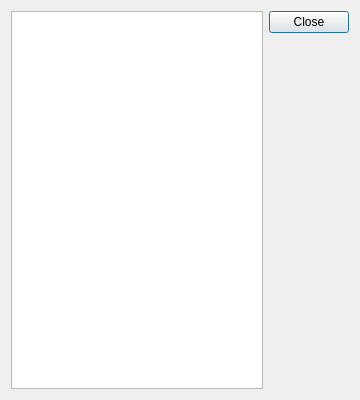
<?xml version="1.0" encoding="UTF-8"?>
<ui version="4.0">
 <class>FoldersDialog</class>
 <widget class="QDialog" name="FoldersDialog">
  <property name="geometry">
   <rect>
    <x>0</x>
    <y>0</y>
    <width>360</width>
    <height>400</height>
   </rect>
  </property>
  <property name="minimumSize">
   <size>
    <width>320</width>
    <height>400</height>
   </size>
  </property>
  <property name="windowTitle">
   <string>Folders</string>
  </property>
  <layout class="QGridLayout" name="gridLayout">
   <item row="1" column="0">
    <widget class="QListWidget" name="listWidget"/>
   </item>
   <item row="1" column="2">
    <widget class="QDialogButtonBox" name="buttonBox">
     <property name="orientation">
      <enum>Qt::Vertical</enum>
     </property>
     <property name="standardButtons">
      <set>QDialogButtonBox::Close</set>
     </property>
    </widget>
   </item>
  </layout>
 </widget>
 <resources/>
 <connections>
  <connection>
   <sender>buttonBox</sender>
   <signal>accepted()</signal>
   <receiver>FoldersDialog</receiver>
   <slot>accept()</slot>
   <hints>
    <hint type="sourcelabel">
     <x>248</x>
     <y>254</y>
    </hint>
    <hint type="destinationlabel">
     <x>157</x>
     <y>274</y>
    </hint>
   </hints>
  </connection>
  <connection>
   <sender>buttonBox</sender>
   <signal>rejected()</signal>
   <receiver>FoldersDialog</receiver>
   <slot>reject()</slot>
   <hints>
    <hint type="sourcelabel">
     <x>316</x>
     <y>260</y>
    </hint>
    <hint type="destinationlabel">
     <x>286</x>
     <y>274</y>
    </hint>
   </hints>
  </connection>
 </connections>
</ui>
